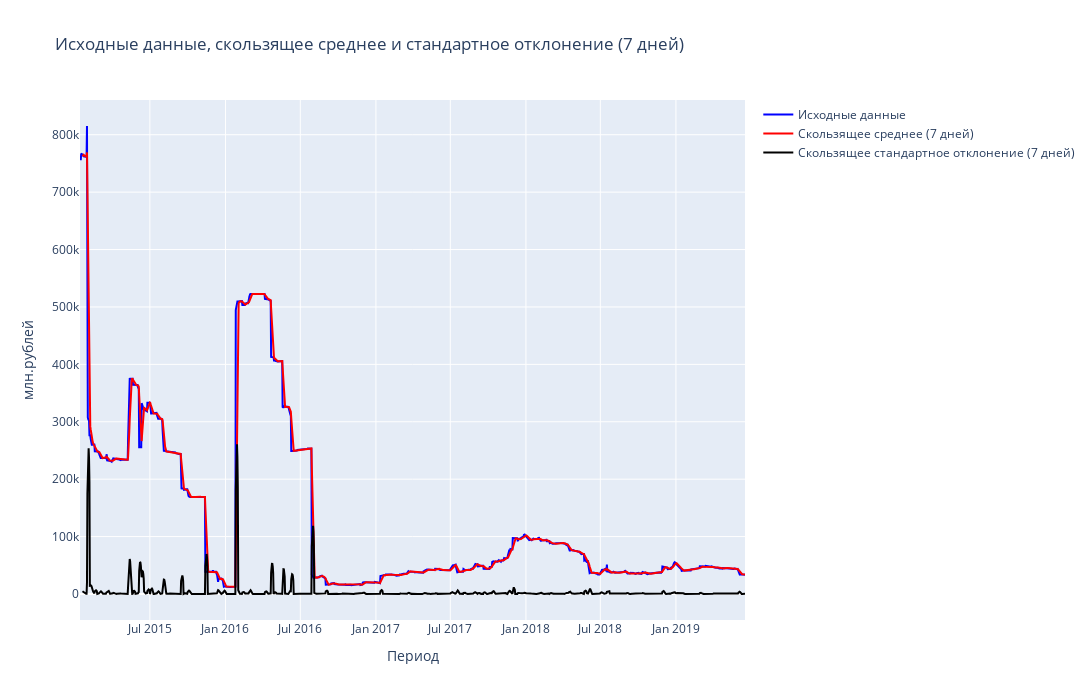

Notebook source saved alongside this figure:
### Markdown cell above
Касательно тренда, можно отметить, что он схож силуэтом с иходным временным рядом. Как отмечалось ранее - наблюдается снижение тренда с начала 2015 до середины 2016 года, после чего значения стабилизируются на низком уровне.

Если говорить о сезонности, то она стабильна на протяжении всего анализируемого периода, при этом, если приблизить график и посмотреть на какие дни приходятся пики, то видно, что сезонность еженедельная, каждый пик повторяется с одной и той же периодичностью -  7 дней. Можно было бы сказать, что это цикличность, однако по графику четко вино, что колебания больше объясняются сезонными эффектами, а не длительными циклами.

Про цикличность можно сказать, что она отсуствует.

Про остатки можно отметить, что они демонстрируют небольшие выбросы в начале периода, но затем стабилизируются на низком уровне, что говорит об адекватном выделении тренда и сезонности.

### Code cell
fig = go.Figure()

# Исходный временной ряд
fig.add_trace(
    go.Scatter(
        x=df_result_VR1.index,
        y=df_result_VR1['VR1'],
        mode='lines',
        name='Исходные данные',
        line=dict(color='blue')
    )
)

# Скользящее среднее за 7 дней
rolling_mean = df_result_VR1.rolling(7).mean()
fig.add_trace(
    go.Scatter(
        x=df_result_VR1.index,
        y=rolling_mean['VR1'],
        mode='lines',
        name='Скользящее среднее (7 дней)',
        line=dict(color='red')
    )
)

# Скользящее стандартное отклонение за 7 дней
rolling_std = df_result_VR1.rolling(7).std()
fig.add_trace(
    go.Scatter(
        x=df_result_VR1.index,
        y=rolling_std['VR1'],
        mode='lines',
        name='Скользящее стандартное отклонение (7 дней)',
        line=dict(color='black')
    )
)

fig.update_layout(
    title='Исходные данные, скользящее среднее и стандартное отклонение (7 дней)',
    xaxis_title='Период',
    yaxis_title='млн.рублей',
    height=700,
    width=1700
)

fig.show()

### Figure 1 — Plotly figure (JSON) as saved in the notebook; plotly's stock layout.template omitted (floating-point values rounded to 4 significant figures; data arrays with more than 128 entries replaced by an {"elided": "..."} marker saying what was removed)
{"data": [{"line": {"color": "blue"}, "mode": "lines", "name": "Исходные данные", "type": "scatter", "x": {"elided": "1619 str values"}, "y": {"elided": "1619 float values"}}, {"line": {"color": "red"}, "mode": "lines", "name": "Скользящее среднее (7 дней)", "type": "scatter", "x": {"elided": "1619 str values"}, "y": {"elided": "1619 float values"}}, {"line": {"color": "black"}, "mode": "lines", "name": "Скользящее стандартное отклонение (7 дней)", "type": "scatter", "x": {"elided": "1619 str values"}, "y": {"elided": "1619 float values"}}], "layout": {"height": 700, "title": {"text": "Исходные данные, скользящее среднее и стандартное отклонение (7 дней)"}, "width": 1700, "xaxis": {"title": {"text": "Период"}}, "yaxis": {"title": {"text": "млн.рублей"}}}}
